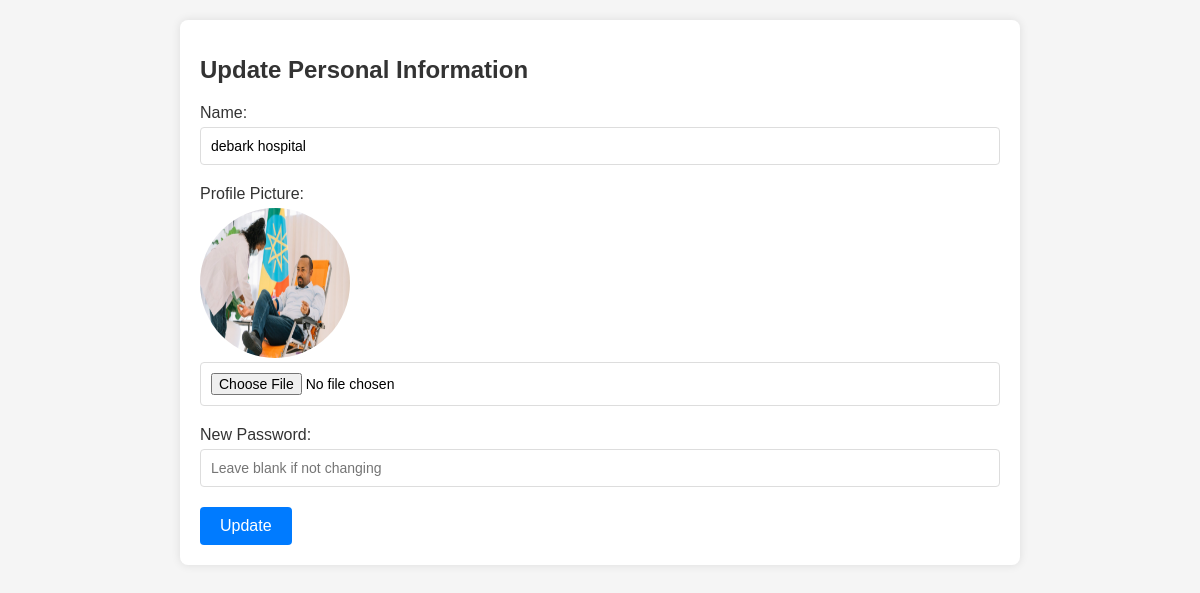
/pages/hospital/update_info.php (signed in), run on the app's committed database.
### tables this page shows
CREATE TABLE `users` (
  `id` int(11) NOT NULL,
  `name` varchar(100) DEFAULT NULL,
  `email` varchar(100) DEFAULT NULL,
  `password` varchar(255) DEFAULT NULL,
  `role` enum('admin','donor','nurse','inventory_manager','hospital') NOT NULL,
  `is_verified` tinyint(1) DEFAULT 0,
  `last_donation_date` date DEFAULT NULL,
  `verification_token` varchar(255) DEFAULT NULL,
  `height` varchar(10) DEFAULT NULL,
  `weight` varchar(10) DEFAULT NULL,
  `blood_type` varchar(10) DEFAULT NULL,
  `sex` enum('Male','Female') NOT NULL,
  `profile_picture` varchar(255) DEFAULT NULL,
  `phone` varchar(15) DEFAULT NULL,
  `address` varchar(255) DEFAULT NULL,
  `status` enum('active','blocked') DEFAULT 'active'
);

### pages/hospital/update_info.php (the view, shortened to what this page needs)
<?php
include '../../includes/db.php';
$hospital_id = $_SESSION['user_id'];
$profile_picture = '';
if ($_SERVER["REQUEST_METHOD"] == "GET") {
    $stmt = $mysqli->prepare("SELECT name, email, profile_picture FROM users WHERE id = ?");
    $stmt->bind_param('i', $hospital_id);
    $stmt->execute();
    $stmt->bind_result($name, $email, $profile_picture);
}
?>
<!DOCTYPE html>
<html lang="en">
<head>
    <link rel="stylesheet" href="../../css/styles.css">
</head>
<body>
    <div class="container">
        <h1>Update Personal Information</h1>
        <form action="update_info.php" method="POST" enctype="multipart/form-data">
            <label for="name">Name:</label>
            <input type="text" id="name" name="name" value="<?php echo htmlspecialchars($name); ?>" required>
            <label for="profile_picture">Profile Picture:</label>
            <?php if ($profile_picture): ?>
                <div>
                    <img src="../../uploads/profile_pictures/<?php echo htmlspecialchars($profile_picture); ?>" alt="Profile Picture" style="width: 150px; height: 150px; border-radius: 50%;">
                </div>
            <?php endif; ?>
            <input type="file" id="profile_picture" name="profile_picture" accept="image/*">
            <label for="password">New Password:</label>
            <input type="password" id="password" name="password" placeholder="Leave blank if not changing">
            <button type="submit">Update</button>
        </form>
    </div>
</body>
</html>

### css/styles.css (style rules this page uses)
body { font-family: Arial, sans-serif; margin: 0; padding: 0; }

### pages/hospital/update_info.php (style rules this page uses)
body { font-family: Arial, sans-serif; background-color: #f5f5f5; margin: 0; padding: 0; }
.container { max-width: 800px; margin: auto; padding: 20px; background-color: #fff; box-shadow: 0 0 10px rgba(0, 0, 0, 0.1); border-radius: 8px; margin-top: 20px; }
h1 { font-size: 24px; color: #333; margin-bottom: 20px; }
label { font-size: 16px; color: #333; display: block; margin-bottom: 5px; }
input[type="text"], input[type="password"], input[type="file"] { width: 100%; padding: 10px; margin-bottom: 20px; border: 1px solid #ddd; border-radius: 4px; font-size: 14px; box-sizing: border-box; }
button { background-color: #007bff; color: #fff; border: none; padding: 10px 20px; border-radius: 4px; font-size: 16px; cursor: pointer; transition: background-color 0.3s; }

### data on the page
users: name "debark hospital", profile_picture (picture)
